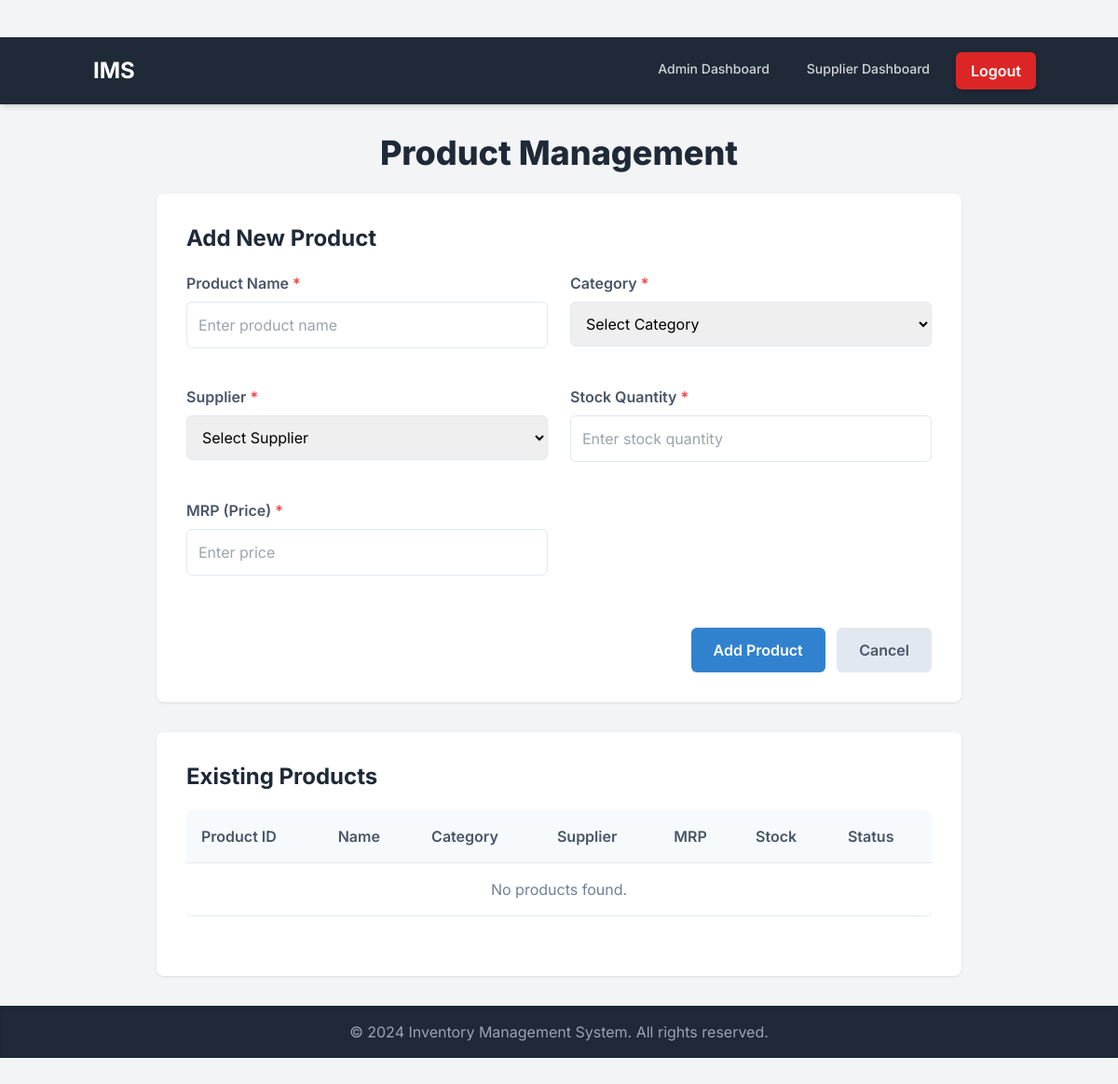
Page /product_management on the earlier database version.
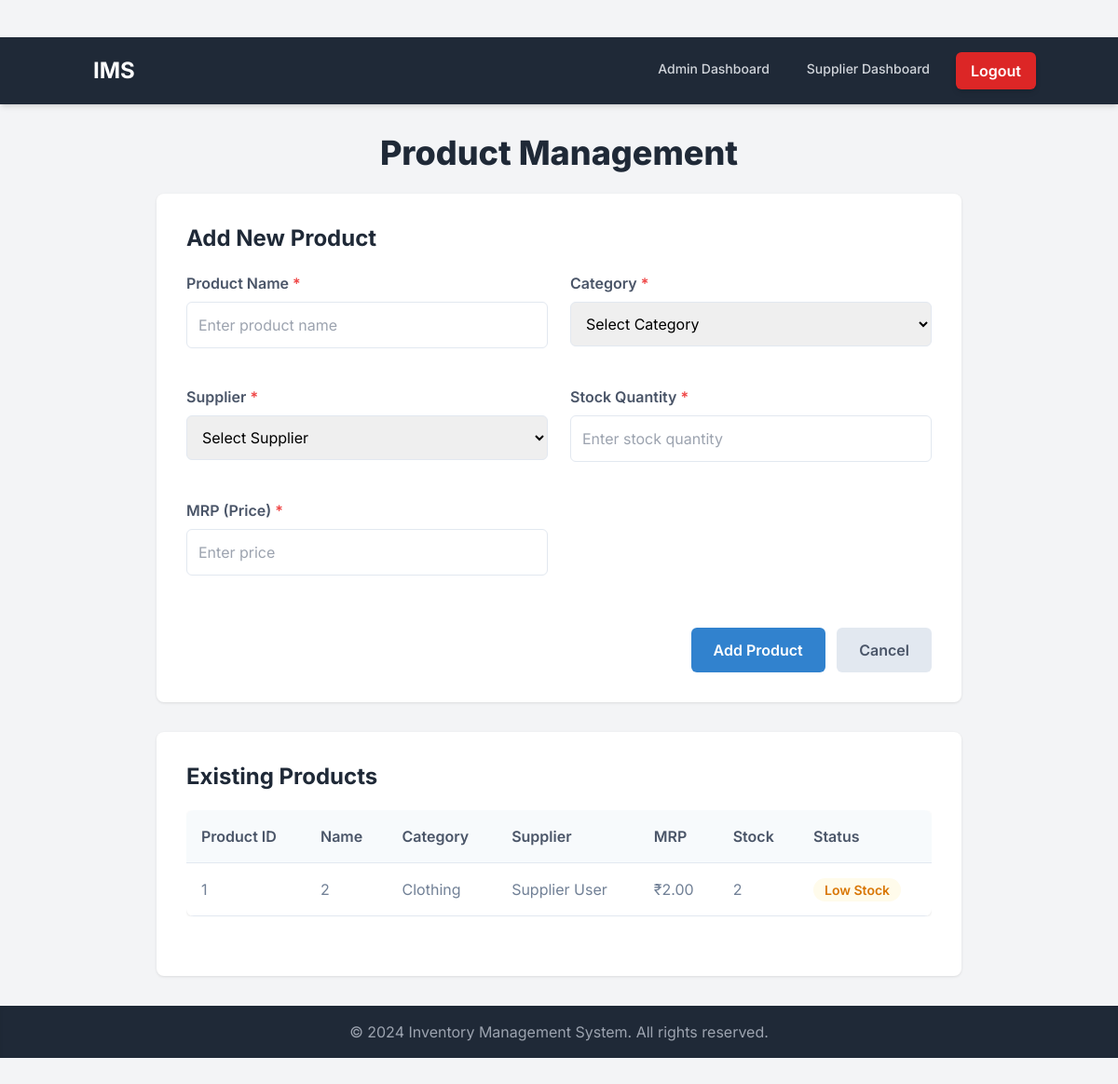
Same page on the later database version.
### app.py (models this page shows, shortened)
class Product(db.Model):
    __tablename__ = 'Product'
    ProductID = db.Column(db.Integer, primary_key=True)
    Name = db.Column(db.String(100), nullable=False)
    InventoryID = db.Column(db.Integer, db.ForeignKey('Inventory.InventoryID'), nullable=True)  # Corrected
    CategoryID = db.Column(db.Integer, db.ForeignKey('Category.CategoryID'), nullable=False)    # Corrected
    SupplierID = db.Column(db.Integer, db.ForeignKey('user.id'), nullable=False)    # Corrected
    MRP = db.Column(db.Numeric(10, 2), nullable=False)
    StockQuantity = db.Column(db.Integer, nullable=False, default=0)
    supplier = db.relationship('User', backref='products')
    category = db.relationship('Category', backref='products')
    inventory = db.relationship('Inventory', backref='products')

class Category(db.Model):
    __tablename__ = 'Category'
    CategoryID = db.Column(db.Integer, primary_key=True)
    CategoryName = db.Column(db.String(50), nullable=False)

class User(db.Model):
    id = db.Column(db.Integer, primary_key=True)
    name = db.Column(db.String(100), nullable=False)  # Added name field
    email = db.Column(db.String(120), unique=True, nullable=False)
    password = db.Column(db.TEXT, nullable=False)  # Use TEXT for password
    role = db.Column(db.String(20), nullable=False)

### app.py (the view, shortened to what this page needs)
@app.route('/product_management', methods=['GET', 'POST'])
def product_management():
    if request.method == 'GET':
        products = Product.query.all()
        suppliers = User.query.filter_by(role='Supplier').all()
        categories = Category.query.all()
        return render_template('product_management.html', products=products, suppliers=suppliers, categories=categories, get_status_text=get_status_text, get_status_class=get_status_class)

### app.py (called while the page is built)
def get_status_text(stock):
    if stock > 10:
        return 'In Stock'
    elif 0 < stock <= 10:
        return 'Low Stock'
    else:
        return 'Out of Stock'

def get_status_class(stock):
    if stock > 10:
        return 'status-in-stock'
    elif 0 < stock <= 10:
        return 'status-low-stock'
    else:
        return 'status-out-of-stock'

### templates/product_management.html (shortened to what this page needs)
<!DOCTYPE html>
<html lang="en">
<head>
    <script src="https://cdn.tailwindcss.com"></script>
</head>
<body class="bg-gray-100 min-h-screen py-10">
    <header class="bg-gray-800 text-white p-4 shadow-md">
        <nav class="container mx-auto flex justify-between items-center">
            <a href="/admin_dashboard" class="text-2xl font-bold rounded-md px-3 py-1 hover:bg-gray-700 transition-colors">IMS</a>
            <div class="flex space-x-4">
                <a href="/admin_dashboard" class="text-gray-300 hover:text-white px-3 py-2 rounded-md text-sm font-medium transition-colors">Admin Dashboard</a>
                <a href="/supplier_dashboard" class="text-gray-300 hover:text-white px-3 py-2 rounded-md text-sm font-medium transition-colors">Supplier Dashboard</a>
                <a href="/logout" class="bg-red-600 hover:bg-red-700 text-white font-semibold py-2 px-4 rounded-md shadow-md transition-all duration-300 ease-in-out">Logout</a>
            </div>
        </nav>
    </header>
    <div class="container mx-auto max-w-4xl px-4 mt-8">
        <h1 class="text-4xl font-extrabold text-gray-800 mb-6 text-center">Product Management</h1>
        <div class="card-custom">
            <h2 class="text-2xl font-bold text-gray-800 mb-5">Add New Product</h2>
            <form id="addProductForm" class="form-horizontal">
                <div class="grid grid-cols-1 md:grid-cols-2 gap-x-6 gap-y-4">
                    <div class="form-group-custom">
                        <label for="name" class="form-label-custom">Product Name <span class="text-red-500">*</span></label>
                        <input type="text" id="name" name="name" class="form-control-custom" placeholder="Enter product name" required>
                    </div>
                    <div class="form-group-custom">
                        <label for="category_id" class="form-label-custom">Category <span class="text-red-500">*</span></label>
                        <select id="category_id" name="category_id" class="form-control-custom" required>
                            <option value="">Select Category</option>
                        </select>
                    </div>
                    <div class="form-group-custom">
                        <label for="supplier_id" class="form-label-custom">Supplier <span class="text-red-500">*</span></label>
                        <select id="supplier_id" name="supplier_id" class="form-control-custom" required>
                            <option value="">Select Supplier</option>
                        </select>
                    </div>
                    <div class="form-group-custom">
                        <label for="stock" class="form-label-custom">Stock Quantity <span class="text-red-500">*</span></label>
                        <input type="number" id="stock" name="stock" class="form-control-custom" placeholder="Enter stock quantity" required min="0">
                    </div>
                    <div class="form-group-custom">
                        <label for="price" class="form-label-custom">MRP (Price) <span class="text-red-500">*</span></label>
                        <input type="number" id="price" name="price" class="form-control-custom" placeholder="Enter price" required min="0" step="0.01">
                    </div>
                    <div class="md:col-span-2 text-right mt-4">
                        <button type="submit" class="btn-primary-custom">Add Product</button>
                        <button type="reset" class="btn-secondary-custom ml-2">Cancel</button>
                    </div>
                </div>
            </form>
        </div>
        <div class="card-custom">
            <h2 class="text-2xl font-bold text-gray-800 mb-5">Existing Products</h2>
            <div class="product-table-container-custom">
                <table class="product-table-custom">
                    <thead>
                        <tr>
                            <th>Product ID</th>
                            <th>Name</th>
                            <th>Category</th>
                            <th>Supplier</th>
                            <th>MRP</th>
                            <th>Stock</th>
                            <th>Status</th>
                        </tr>
                    </thead>
                    <tbody id="product-table-body">
                        {% for product in products %}
                        <tr class="hover:bg-gray-50">
                            <td>{{ product.ProductID }}</td>
                            <td>{{ product.Name }}</td>
                            <td>{{ product.category.CategoryName }}</td>
                            <td>{{ product.supplier.name }}</td>
                            <td>₹{{ "%.2f"|format(product.MRP) }}</td>
                            <td>{{ product.StockQuantity }}</td>
                            <td><span class="status-badge {{ get_status_class(product.StockQuantity) }}">{{ get_status_text(product.StockQuantity) }}</span></td>
                        </tr>
                        {% else %}
                        <tr>
                            <td colspan="7" class="text-center text-gray-500 py-4">No products found.</td>
                        </tr>
                        {% endfor %}
                    </tbody>
                </table>
            </div>
        </div>
    </div>
    <footer class="bg-gray-800 text-white p-4 text-center shadow-inner mt-8">
        <p class="text-gray-400">&copy; 2024 Inventory Management System. All rights reserved.</p>
    </footer>
</body>
</html>

### templates/product_management.html (style rules this page uses)
body { font-family: 'Inter', sans-serif; background-color: #f0f2f5; }
.status-low-stock { background-color: #fffbeb; color: #d97706; font-weight: 600; }
.card-custom { background-color: white; border-radius: 0.5rem; box-shadow: 0 1px 3px rgba(0,0,0,0.1); padding: 2rem; margin-bottom: 2rem; }
.form-group-custom { margin-bottom: 1.5rem; }
.form-label-custom { display: block; margin-bottom: 0.5rem; font-weight: 600; color: #4a5568; }
.form-control-custom { border: 1px solid #e2e8f0; border-radius: 0.375rem; padding: 0.75rem; width: 100%; font-size: 1rem; transition: border-color 0.15s ease-in-out, box-shadow 0.15s ease-in-out; }
.btn-primary-custom { background-color: #3182ce; color: white; padding: 0.75rem 1.5rem; border-radius: 0.375rem; font-weight: 600; cursor: pointer; transition: background-color 0.15s ease-in-out; border: none; }
.btn-secondary-custom { background-color: #e2e8f0; color: #4a5568; padding: 0.75rem 1.5rem; border-radius: 0.375rem; font-weight: 600; cursor: pointer; transition: background-color 0.15s ease-in-out; border: none; }
.product-table-container-custom { overflow-x: auto; margin-bottom: 2rem; }
.product-table-custom { width: 100%; border-collapse: collapse; border-spacing: 0; border-radius: 0.5rem; overflow: hidden; box-shadow: 0 1px 3px rgba(0,0,0,0.1); }
.product-table-custom thead th { background-color: #f7fafc; color: #4a5568; padding: 1rem; text-align: left; font-weight: 600; border-bottom: 1px solid #e2e8f0; }
.product-table-custom tbody td { padding: 1rem; color: #718096; border-bottom: 1px solid #e2e8f0; }
.status-badge { border-radius: 1rem; padding: 0.25rem 0.75rem; font-size: 0.875rem; font-weight: 600; }

Differences in the rows shown:
added Product: ProductID "1", Name "2", category.CategoryName "Clothing", supplier.name "Supplier User", MRP "2.00", StockQuantity "2", StockQuantity "Low Stock"
Other differences:
text no longer shown: "No products found."
